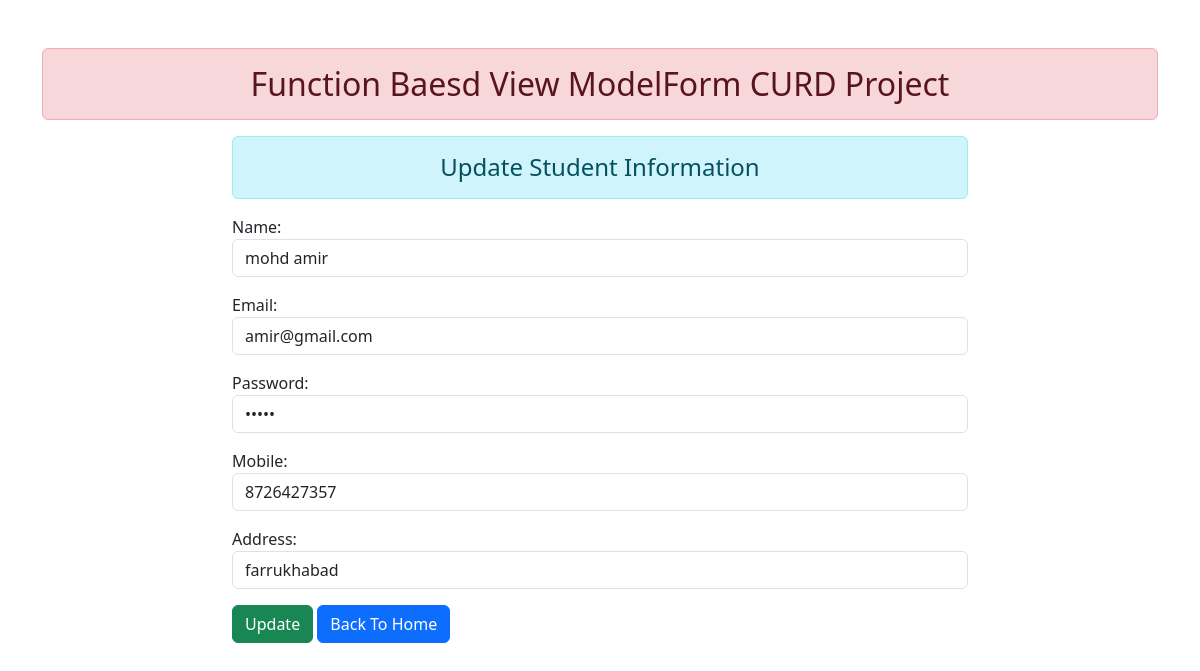
Page /update/10 on the committed database.
### mobile/models.py (models this page shows)
class Student(models.Model):
    name = models.CharField(max_length=100)
    email = models.EmailField(max_length=100)
    password = models.CharField(max_length=100)
    mobile = models.CharField(max_length=100)  # Change to CharField for storing phone numbers
    address = models.CharField(max_length=100)

### mobile/views.py (the view)
# urls.py: path('update/<id>',views.update_data,name='update'),
def update_data(request,id):
    if request.method =='POST':
        pi=Student.objects.get(id=id)
        fm=studentreg(request.POST ,instance=pi)
        if fm.is_valid():
            fm.save()
            return redirect('/')
    else:
     pi=Student.objects.get(id=id)
     fm=studentreg(instance=pi)
    return render(request,'update.html',{'fm':fm})

### mobile/forms.py
class studentreg(forms.ModelForm):
    class Meta:
        model =Student
        fields =['name','email','password','mobile','address']
        widgets ={
            'name':forms.TextInput(attrs={'class':'form-control'}),
            'email':forms.EmailInput(attrs={'class':'form-control'}),
            'password':forms.PasswordInput(render_value=True,attrs={'class':'form-control'}),
            'mobile':forms.TextInput(attrs={'class':'form-control'}),
            'address':forms.TextInput(attrs={'class':'form-control'}),
        }

### template/update.html (shortened to what this page needs)
{% extends 'home.html' %}
{% block contain %}
<div class="row">
    <div class="col-8 offset-2">
        <h4 class="text-center alert alert-info">Update Student Information {{id}}</h4>
        <form action="" method="POST">
            {{fm.as_p}}
            <input type="submit" value="Update" class="btn btn-success">
            <a href="{% url 'home' %}" class="btn btn-primary">Back To Home </a>
        </form>
    </div>
</div>
{% endblock %}

### rows in the picture
Student: name "mohd amir", email "amir@gmail.com", mobile "8726427357", address "farrukhabad"
